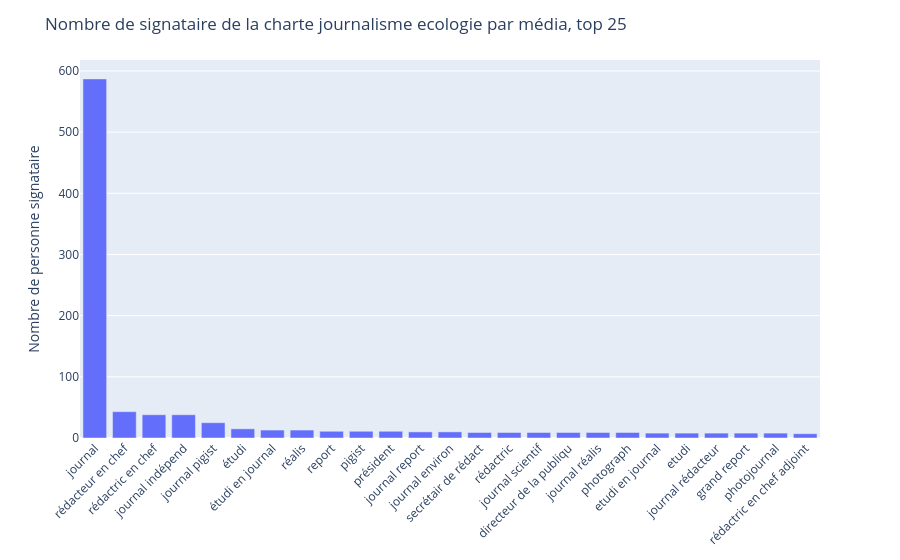

Write notebook code for a chart like this one.
### Code cell
bar_plot_nb_of_signataire_per_media(df_signing, column="Stemmed Fonction")

### Figure 1 — Plotly figure (JSON) as saved in the notebook; plotly's stock layout.template omitted (floating-point values rounded to 4 significant figures)
{"data": [{"alignmentgroup": "True", "hovertemplate": "Stemmed Fonction=%{x}<br>Nom=%{y}<extra></extra>", "legendgroup": "", "marker": {"color": "#636efa", "pattern": {"shape": ""}}, "name": "", "offsetgroup": "", "orientation": "v", "showlegend": false, "textposition": "auto", "type": "bar", "x": ["journal", "rédacteur en chef", "rédactric en chef", "journal indépend", "journal pigist", "étudi", "étudi en journal", "réalis", "report", "pigist", "président", "journal report", "journal environ", "secrétair de rédact", "rédactric", "journal scientif", "directeur de la publiqu", "journal réalis", "photograph", "etudi en journal", "etudi", "journal rédacteur", "grand report", "photojournal", "rédactric en chef adjoint"], "xaxis": "x", "y": [587, 43, 38, 38, 25, 15, 13, 13, 11, 11, 11, 10, 10, 9, 9, 9, 9, 9, 9, 8, 8, 8, 8, 8, 7], "yaxis": "y"}], "layout": {"barmode": "relative", "legend": {"tracegroupgap": 0}, "margin": {"b": 100, "t": 60}, "title": {"text": "Nombre de signataire de la charte journalisme ecologie par média, top 25"}, "xaxis": {"anchor": "y", "domain": [0, 1], "tickangle": -45, "title": {}}, "yaxis": {"anchor": "x", "domain": [0, 1], "title": {"text": "Nombre de personne signataire"}}}}
